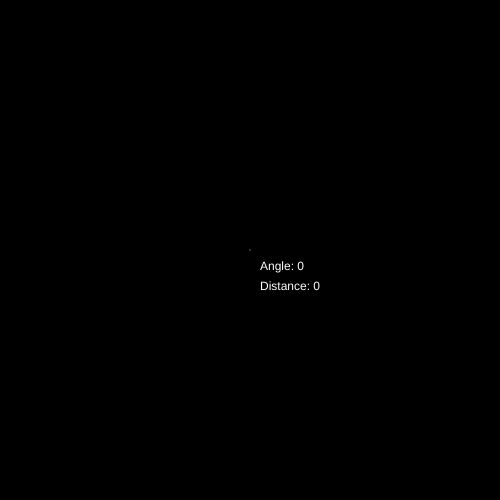
Frame 1 (no input)
Frame 60 (no input): identical to frame 1, image omitted
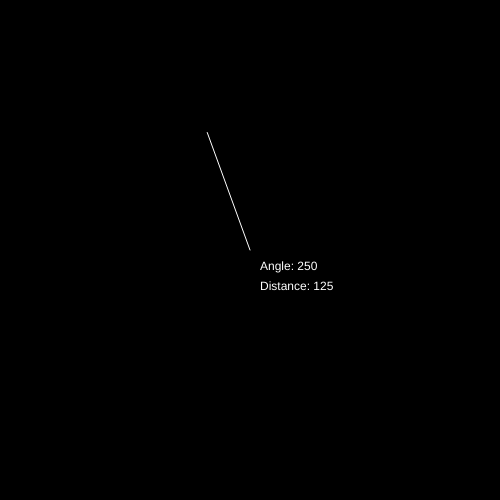
Frame 120 (the mouse pressed at the canvas centre since frame 60)

The p5.js sketch that drew these frames (run headless with seeded random() and noise() and a simulated clock; from frame 60 on, the mouse is pressed at the canvas centre):

// p5.js sketch
// ── sketch.js
// IMA NYU Shanghai
// The Nature of Code
// MOQN
// Feb 22 2017


var vector;


function setup() {
  createCanvas(500, 500);
  background(0);
  fill(255)
}


function draw() {
  background(0);

  var angle = radians(mouseY);
  var distance = mouseX / 2;
  vector = p5.Vector.fromAngle(angle);
  vector.mult(distance);

  stroke(255);
  translate(width / 2, height / 2);
  line(0, 0, vector.x, vector.y);

  noStroke();
  text("Angle: " + round(degrees(angle)), 10, 20);
  text("Distance: " + round(distance), 10, 40);
}
